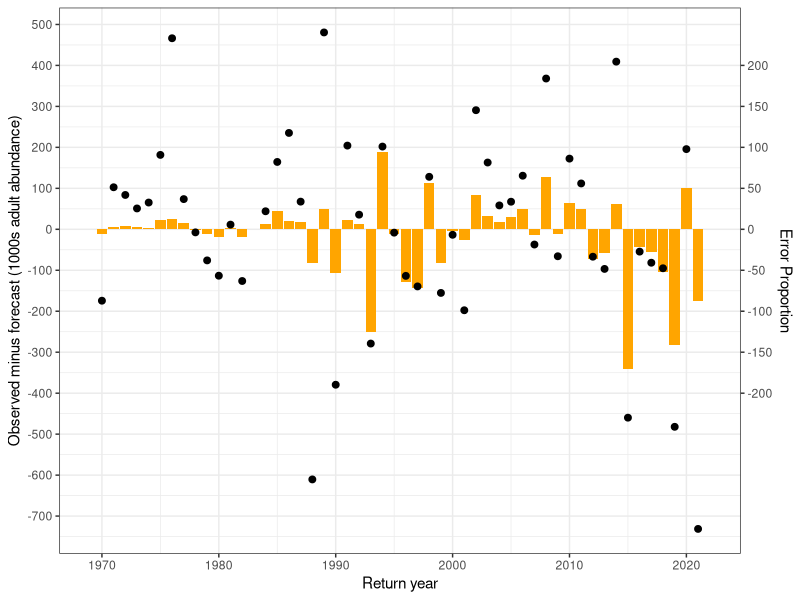
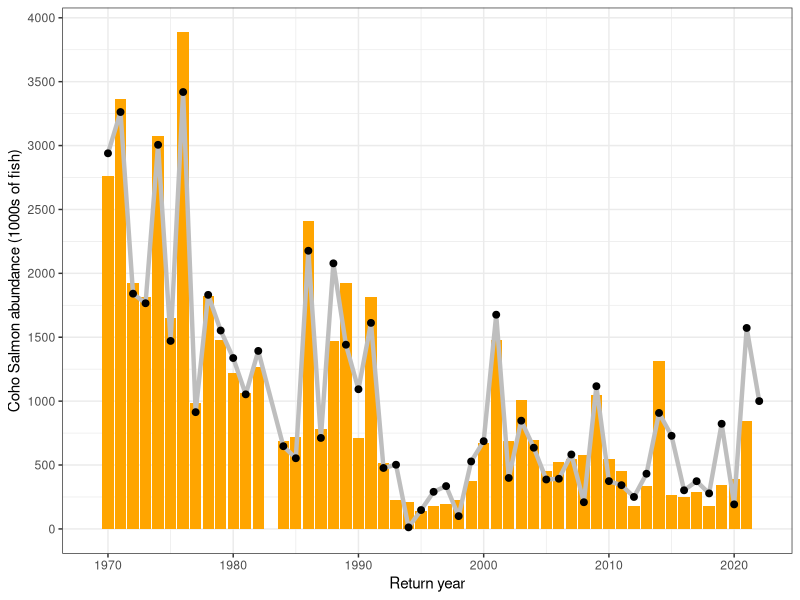
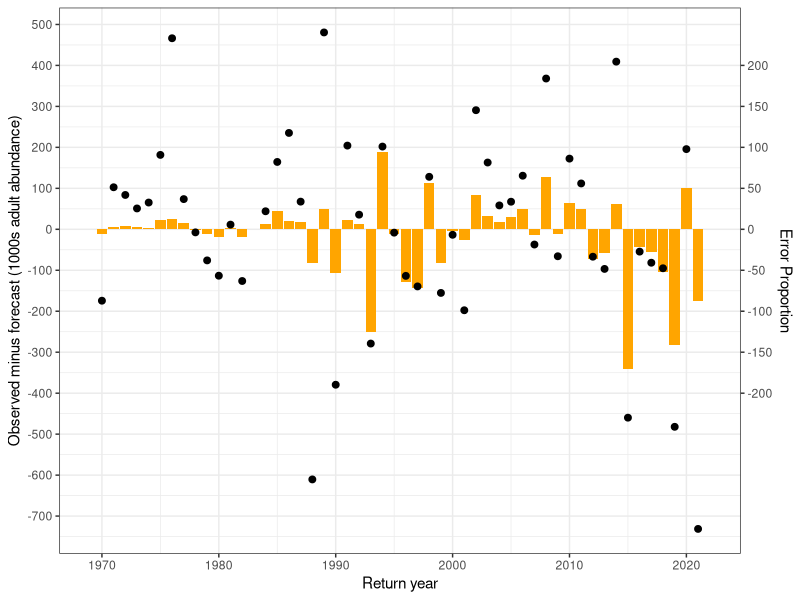
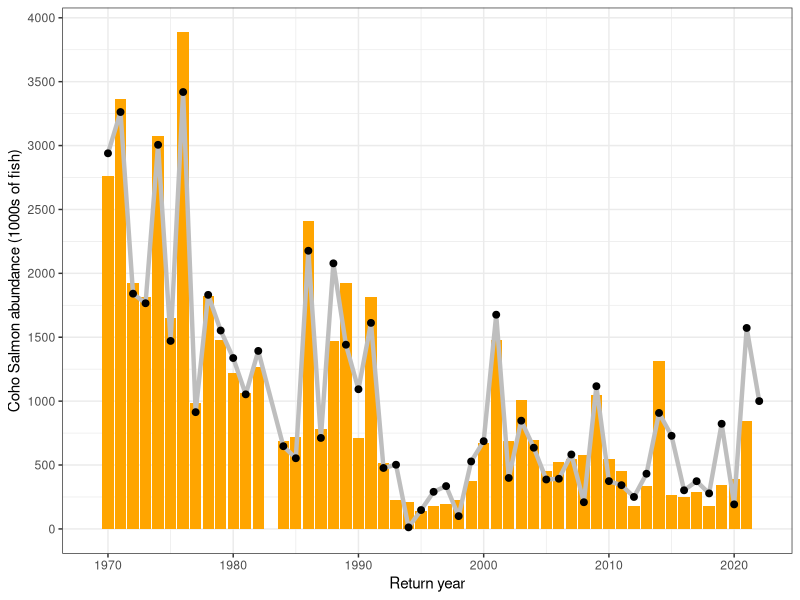

Recreate these plots in R, in order.
#  OPIH_forecast.R
#  Pete Lawson
#  5 January 2012
#  19 January 2012 
#  October 2021 - Erik Suring - Code cleaned, added output figures
#  January 2022 - Erik Suring - Added prediction output tables


require(stats); require(graphics); require(ggplot2)
TimeStamp <- format(Sys.time(), "%a %b %d %X %Y")
results <- "OPIH_results_2022.txt"
if(exists(results)) file.remove(results)

OPIHData <- read.table("PUB2022.txt", header = TRUE, sep = "\t", strip.white = TRUE, comment.char = "#")

nYears <- length(OPIHData[,1])
earliestYear <- OPIHData[1,1]
latestYear <- OPIHData[nYears,1]

OPIHData$AdltAll <- c(OPIHData$AdltSRS[1:17],OPIHData$AdltMSM[18:nYears])   # row 18  <-  1986. Use SRS data prior, MSM data post
OPIHData$AdltAllno83 <- OPIHData$AdltAll
OPIHData$AdltAllno83[15] <-  NA   #  1983 is removed from model input data
OPIHData[,"AdltAll"] <- OPIHData$AdltAll
OPIHData[,"AdltAllno83"] <- OPIHData$AdltAllno83

# Lag Jack and Smolt data to return year
OPIHData[,"lagJackCR"] <- c(NA, OPIHData$JackCR[1:nYears-1])
OPIHData[,"lagJackOC"] <- c(NA, OPIHData$JackOC[1:nYears-1])
OPIHData[,"lagJackOPI"] <- OPIHData$lagJackCR + OPIHData$lagJackOC

OPIHData[,"lagSmD"] <- c(NA, OPIHData$SmD[1:nYears-1])
OPIHData[,"lagSmCR"] <- c(NA, OPIHData$SmCR[1:nYears-1])
OPIHData[,"lagSmAdj"] <- OPIHData$lagJackCR*(OPIHData$lagSmD/OPIHData$lagSmCR)   #  Calculate Smolt Adjustment

# Output OPIHData as a .csv file
write.table(OPIHData, file = "OPIHData.csv", sep = ", ", row.names=FALSE)

# Adopted OPIH regression
adopted.OPIH <- lm(AdltAllno83 ~ lagJackOPI + lagSmAdj, data=OPIHData)
pred <- round(predict.lm(adopted.OPIH, OPIHData, interval="prediction"), 1)
output <- cbind(OPIHData$Year, OPIHData$lagJackOPI, OPIHData$lagSmAdj, OPIHData$AdltAll, pred)

#Prediction error graph
prediction.error <- as.data.frame(output)
prediction.error <- subset(prediction.error, V1!=1983)
prediction.error$pred.error <- prediction.error$V4-prediction.error$fit
prediction.error$pred.proportion <- prediction.error$pred.error/prediction.error$V4*100

coeff <- 0.5
ggplot(data = prediction.error, aes(x=V1, y=pred.error)) +  
  geom_col(aes(y=pred.proportion/coeff), fill = "orange") +
  geom_point(color="black", size=2) +
  ylab("Observed minus forecast (1000s adult abundance)") +
  xlab("Return year") +
  scale_y_continuous(
    breaks = seq(-700,700,100),
    sec.axis = sec_axis(~.*coeff , name = "Error Proportion", , breaks =seq(-200,200,50)) #seq(-220,220,40)
  ) +
  theme_bw()

ggsave("error.png", scale = 1.5, width = 6, height = 3, units = "in")
  
#Observed and predicted abundance graph  
ggplot(data = prediction.error, aes(x=V1, y=fit)) +  
  geom_col(aes(y=V4), fill = "orange") +
  geom_line(color="grey", size=1.5) +
  geom_point(color="black", size=2) +
  ylab("Coho Salmon abundance (1000s of fish)") +
  xlab("Return year") +
  scale_y_continuous(
    breaks = seq(0,4000,500)) +
  theme_bw()

ggsave("forecast_series.png", scale = 1.5, width = 6, height = 3, units = "in")
